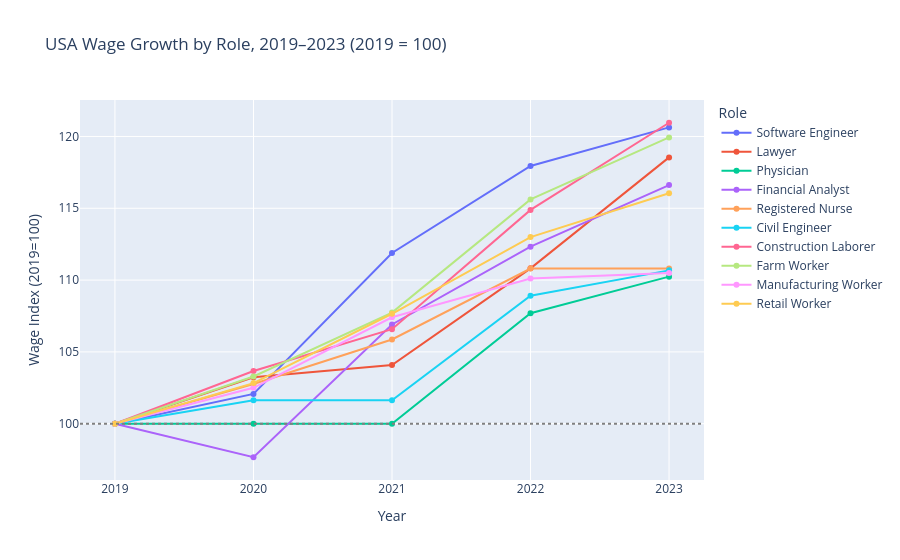

Here is the notebook cell this chart was saved with:
### Code cell
rows = []
for _, row in grw.iterrows():
    base = row['wage_2019']
    for yr in YEARS:
        rows.append({'role_label': row['role_label'], 'year': yr,
                     'wage_index': row[f'wage_{yr}'] / base * 100})
wage_long = pd.DataFrame(rows)

fig = px.line(
    wage_long, x='year', y='wage_index', color='role_label', markers=True,
    title='USA Wage Growth by Role, 2019–2023 (2019 = 100)',
    labels={'wage_index': 'Wage Index (2019=100)', 'year': 'Year', 'role_label': 'Role'},
)
fig.add_hline(y=100, line_dash='dot', line_color='grey')
fig.show()

### Figure 1 — Plotly figure (JSON) as saved in the notebook; plotly's stock layout.template omitted (floating-point values rounded to 4 significant figures)
{"data": [{"hovertemplate": "Role=Software Engineer<br>Year=%{x}<br>Wage Index (2019=100)=%{y}<extra></extra>", "legendgroup": "Software Engineer", "line": {"color": "#636efa", "dash": "solid"}, "marker": {"symbol": "circle"}, "mode": "lines+markers", "name": "Software Engineer", "orientation": "v", "showlegend": true, "type": "scatter", "x": [2019, 2020, 2021, 2022, 2023], "xaxis": "x", "y": [100.0, 102.1, 111.9, 117.9, 120.6], "yaxis": "y"}, {"hovertemplate": "Role=Lawyer<br>Year=%{x}<br>Wage Index (2019=100)=%{y}<extra></extra>", "legendgroup": "Lawyer", "line": {"color": "#EF553B", "dash": "solid"}, "marker": {"symbol": "circle"}, "mode": "lines+markers", "name": "Lawyer", "orientation": "v", "showlegend": true, "type": "scatter", "x": [2019, 2020, 2021, 2022, 2023], "xaxis": "x", "y": [100.0, 103.2, 104.1, 110.8, 118.5], "yaxis": "y"}, {"hovertemplate": "Role=Physician<br>Year=%{x}<br>Wage Index (2019=100)=%{y}<extra></extra>", "legendgroup": "Physician", "line": {"color": "#00cc96", "dash": "solid"}, "marker": {"symbol": "circle"}, "mode": "lines+markers", "name": "Physician", "orientation": "v", "showlegend": true, "type": "scatter", "x": [2019, 2020, 2021, 2022, 2023], "xaxis": "x", "y": [100.0, 100.0, 100.0, 107.7, 110.2], "yaxis": "y"}, {"hovertemplate": "Role=Financial Analyst<br>Year=%{x}<br>Wage Index (2019=100)=%{y}<extra></extra>", "legendgroup": "Financial Analyst", "line": {"color": "#ab63fa", "dash": "solid"}, "marker": {"symbol": "circle"}, "mode": "lines+markers", "name": "Financial Analyst", "orientation": "v", "showlegend": true, "type": "scatter", "x": [2019, 2020, 2021, 2022, 2023], "xaxis": "x", "y": [100.0, 97.67, 106.9, 112.3, 116.6], "yaxis": "y"}, {"hovertemplate": "Role=Registered Nurse<br>Year=%{x}<br>Wage Index (2019=100)=%{y}<extra></extra>", "legendgroup": "Registered Nurse", "line": {"color": "#FFA15A", "dash": "solid"}, "marker": {"symbol": "circle"}, "mode": "lines+markers", "name": "Registered Nurse", "orientation": "v", "showlegend": true, "type": "scatter", "x": [2019, 2020, 2021, 2022, 2023], "xaxis": "x", "y": [100.0, 102.8, 105.9, 110.8, 110.8], "yaxis": "y"}, {"hovertemplate": "Role=Civil Engineer<br>Year=%{x}<br>Wage Index (2019=100)=%{y}<extra></extra>", "legendgroup": "Civil Engineer", "line": {"color": "#19d3f3", "dash": "solid"}, "marker": {"symbol": "circle"}, "mode": "lines+markers", "name": "Civil Engineer", "orientation": "v", "showlegend": true, "type": "scatter", "x": [2019, 2020, 2021, 2022, 2023], "xaxis": "x", "y": [100.0, 101.6, 101.6, 108.9, 110.7], "yaxis": "y"}, {"hovertemplate": "Role=Construction Laborer<br>Year=%{x}<br>Wage Index (2019=100)=%{y}<extra></extra>", "legendgroup": "Construction Laborer", "line": {"color": "#FF6692", "dash": "solid"}, "marker": {"symbol": "circle"}, "mode": "lines+markers", "name": "Construction Laborer", "orientation": "v", "showlegend": true, "type": "scatter", "x": [2019, 2020, 2021, 2022, 2023], "xaxis": "x", "y": [100.0, 103.7, 106.6, 114.9, 121.0], "yaxis": "y"}, {"hovertemplate": "Role=Farm Worker<br>Year=%{x}<br>Wage Index (2019=100)=%{y}<extra></extra>", "legendgroup": "Farm Worker", "line": {"color": "#B6E880", "dash": "solid"}, "marker": {"symbol": "circle"}, "mode": "lines+markers", "name": "Farm Worker", "orientation": "v", "showlegend": true, "type": "scatter", "x": [2019, 2020, 2021, 2022, 2023], "xaxis": "x", "y": [100.0, 103.3, 107.7, 115.6, 119.9], "yaxis": "y"}, {"hovertemplate": "Role=Manufacturing Worker<br>Year=%{x}<br>Wage Index (2019=100)=%{y}<extra></extra>", "legendgroup": "Manufacturing Worker", "line": {"color": "#FF97FF", "dash": "solid"}, "marker": {"symbol": "circle"}, "mode": "lines+markers", "name": "Manufacturing Worker", "orientation": "v", "showlegend": true, "type": "scatter", "x": [2019, 2020, 2021, 2022, 2023], "xaxis": "x", "y": [100.0, 102.5, 107.4, 110.1, 110.5], "yaxis": "y"}, {"hovertemplate": "Role=Retail Worker<br>Year=%{x}<br>Wage Index (2019=100)=%{y}<extra></extra>", "legendgroup": "Retail Worker", "line": {"color": "#FECB52", "dash": "solid"}, "marker": {"symbol": "circle"}, "mode": "lines+markers", "name": "Retail Worker", "orientation": "v", "showlegend": true, "type": "scatter", "x": [2019, 2020, 2021, 2022, 2023], "xaxis": "x", "y": [100.0, 102.8, 107.7, 113.0, 116.0], "yaxis": "y"}], "layout": {"legend": {"title": {"text": "Role"}, "tracegroupgap": 0}, "shapes": [{"line": {"color": "grey", "dash": "dot"}, "type": "line", "x0": 0, "x1": 1, "xref": "x domain", "y0": 100, "y1": 100, "yref": "y"}], "title": {"text": "USA Wage Growth by Role, 2019–2023 (2019 = 100)"}, "xaxis": {"anchor": "y", "domain": [0.0, 1.0], "title": {"text": "Year"}}, "yaxis": {"anchor": "x", "domain": [0.0, 1.0], "title": {"text": "Wage Index (2019=100)"}}}}
